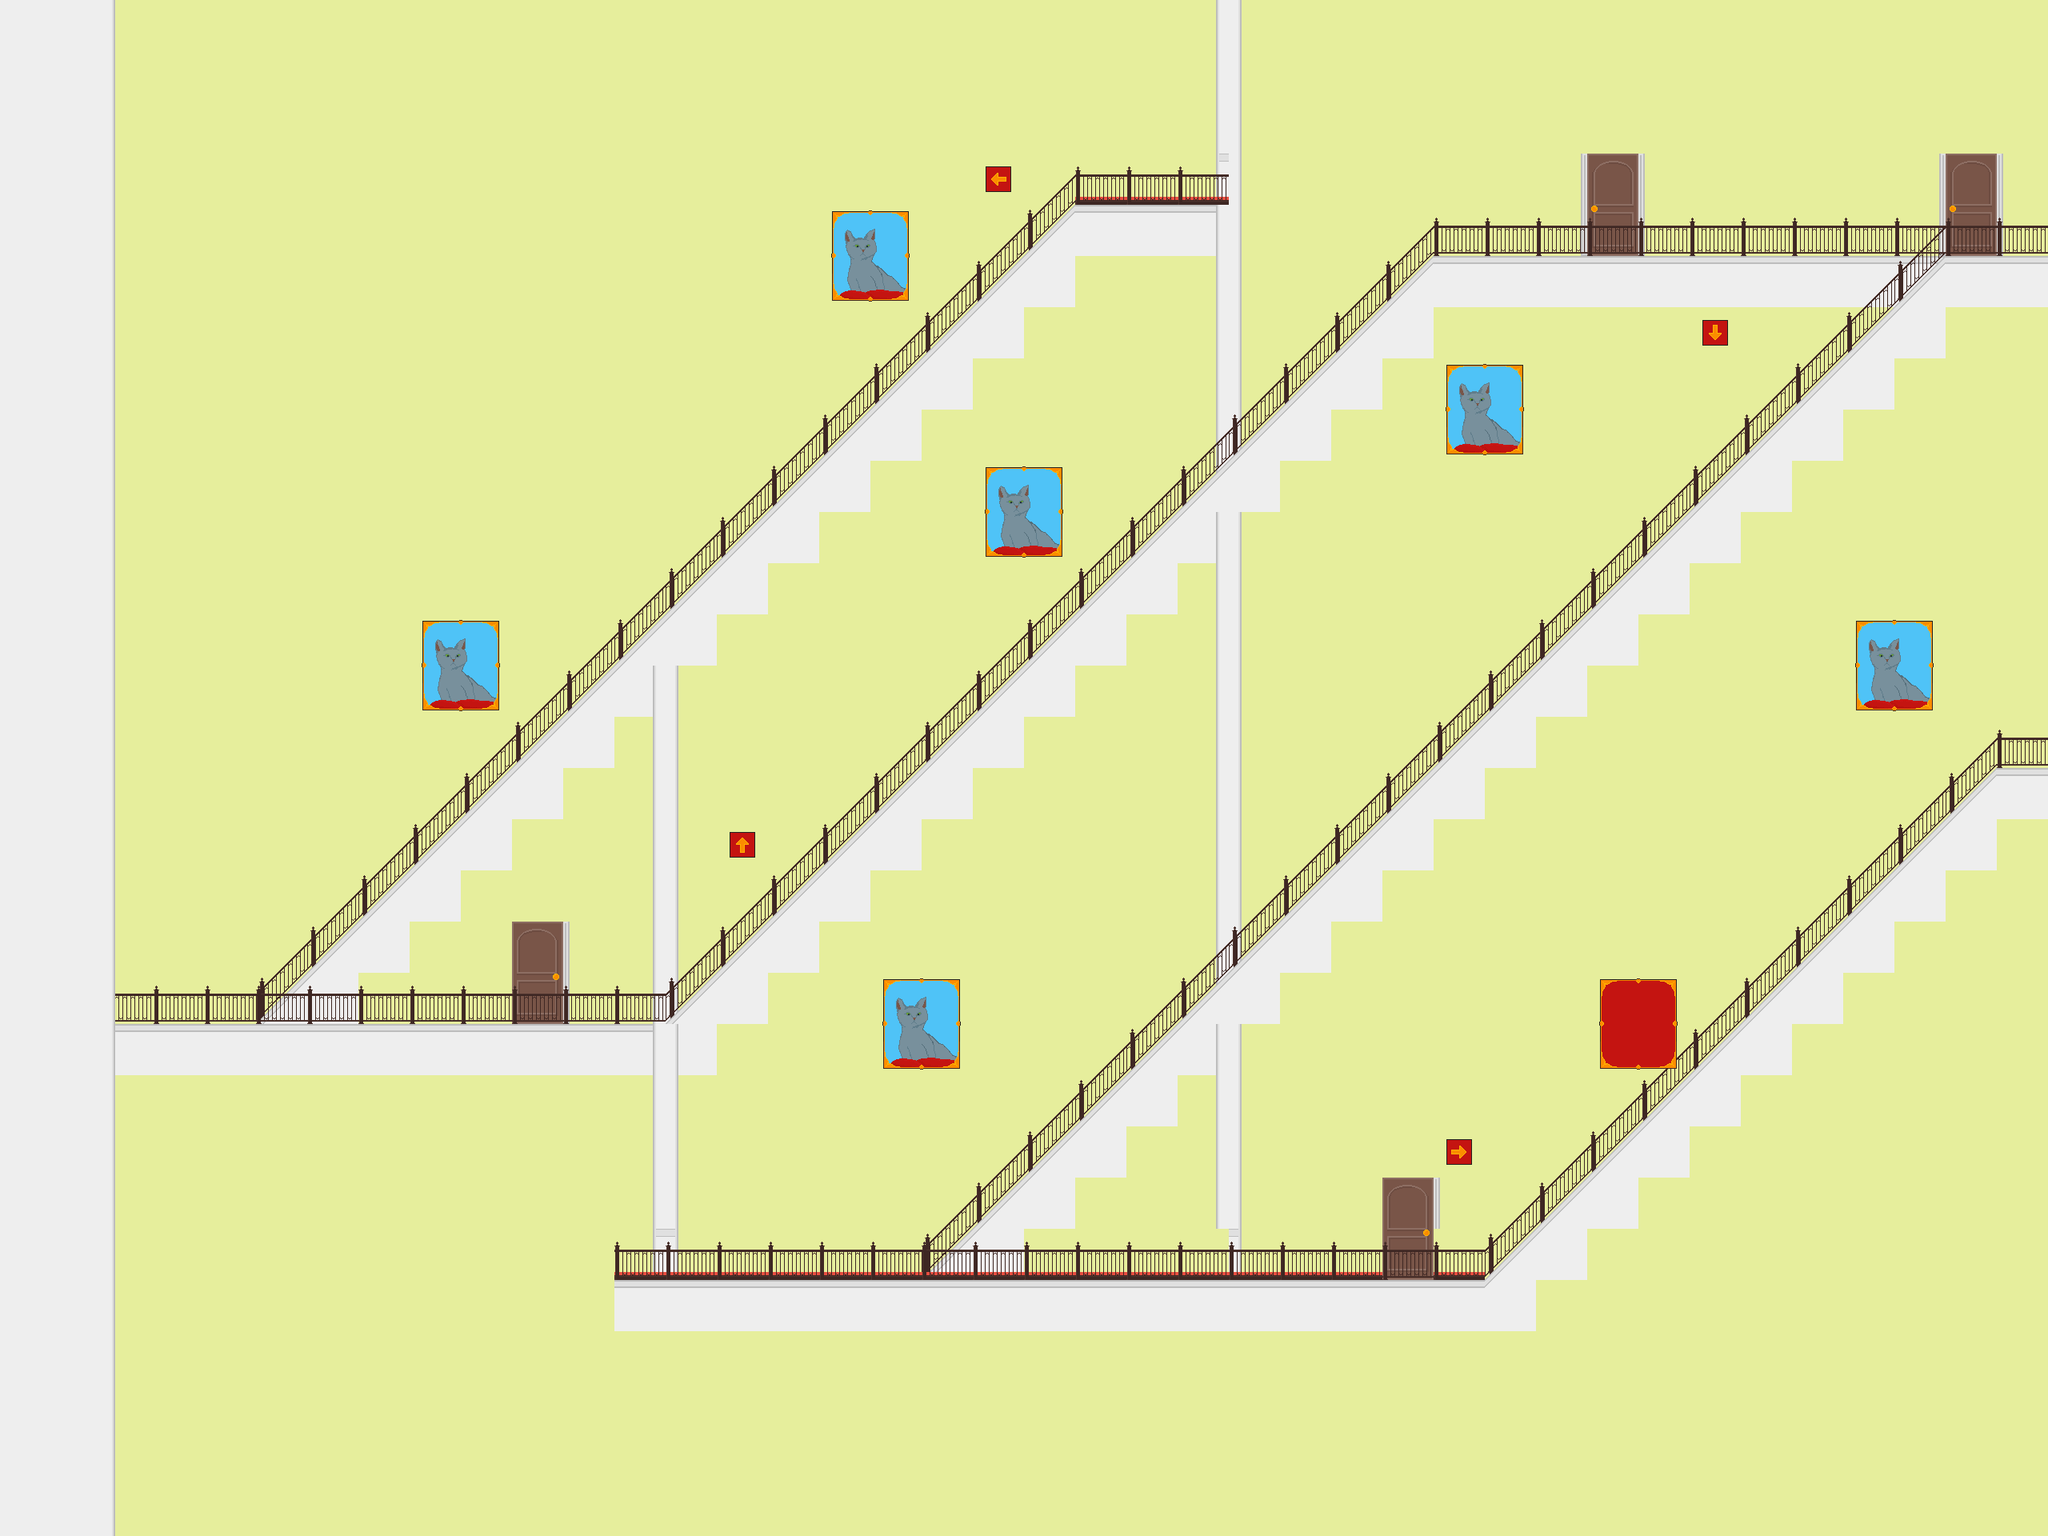

This is a level from a 2D game, rendered from its Tiled map with the project's own tilesets. A one-line summary and the map file follow, with tile-layer data summarised:
An orthogonal 40x30 tile map with 64x64 px tiles, 6 tile layers (bg, bot, Copy of bot, Copy of bot, ...), 2 tilesets and 22 objects (8x enemy, 4x trolley, 3x upOnly, right).

<map version="1.0" orientation="orthogonal" renderorder="right-down" width="40" height="30" tilewidth="64" tileheight="64" nextobjectid="83">
 <tileset firstgid="1" name="testtiles" tilewidth="64" tileheight="64" tilecount="100" columns="10">
  <image source="../graphics/testtiles.png" width="640" height="640" />
 </tileset>
 <tileset firstgid="101" name="testtiles2" tilewidth="64" tileheight="64" tilecount="100" columns="10">
  <image source="../graphics/testtiles2.png" width="640" height="640" />
 </tileset>
 <layer name="bg" width="40" height="30">
  <data>[1200 cells, 1200 non-empty, 7 distinct tile ids]</data>
 </layer>
 <layer name="bot" width="40" height="30">
  <data>[1200 cells, 92 non-empty, 11 distinct tile ids]</data>
 </layer>
 <layer name="Copy of bot" width="40" height="30">
  <data>[1200 cells, 170 non-empty, 7 distinct tile ids]</data>
 </layer>
 <layer name="Copy of bot" width="40" height="30">
  <data>[1200 cells, 15 non-empty, 2 distinct tile ids]</data>
 </layer>
 <layer name="Copy of bot" width="40" height="30">
  <data>[1200 cells, 123 non-empty, 15 distinct tile ids]</data>
 </layer>
 <layer name="foreground" width="40" height="30">
  <data>[1200 cells, 0 non-empty, 0 distinct tile ids]</data>
 </layer>
 <objectgroup name="col">
  <object id="59" x="1536" y="0">
   <polyline points="0,0 0,256 -192,256 -960,1024" />
  </object>
  <object id="60" x="128" y="0">
   <polyline points="0,0 0,1920" />
  </object>
  <object id="61" x="128" y="1280">
   <polyline points="0,0 704,0 1664,-960 1920,-960" />
  </object>
  <object id="62" x="2560" y="320">
   <polyline points="0,0 -128,0 -1152,1024" />
  </object>
  <object id="63" x="768" y="1600">
   <polyline points="0,0 1088,0 1728,-640 1792,-640" />
  </object>
 </objectgroup>
 <objectgroup name="doors">
  <object id="57" gid="69" x="1408" y="192" width="64" height="64" />
  <object id="58" name="right" gid="69" x="2496" y="896" width="64" height="64" />
 </objectgroup>
 <objectgroup name="objects">
  <object id="64" type="upOnly" x="1152" y="1600">
   <polyline points="0,0 320,-320" />
  </object>
  <object id="65" type="upOnly" x="320" y="1280">
   <polyline points="0,0 256,-256" />
  </object>
  <object id="66" type="upOnly" x="2048" y="320">
   <polyline points="0,0 384,0" />
  </object>
  <object id="67" type="enemy" gid="55" x="1600" y="1600" width="64" height="64" />
  <object id="68" type="enemy" gid="55" x="1344" y="1280" width="64" height="64" />
  <object id="70" type="enemy" gid="55" x="1920" y="704" width="64" height="64" />
  <object id="71" type="enemy" gid="55" x="2240" y="256" width="64" height="64" />
  <object id="72" type="enemy" gid="55" x="1408" y="576" width="64" height="64" />
  <object id="73" type="enemy" gid="55" x="2304" y="1088" width="64" height="64" />
  <object id="74" type="enemy" gid="55" x="896" y="576" width="64" height="64" />
  <object id="75" type="enemy" gid="55" x="448" y="960" width="64" height="64" />
  <object id="79" type="trolley" gid="45" x="2176" y="1216" width="64" height="64" />
  <object id="80" type="trolley" gid="45" x="1536" y="960" width="64" height="64" />
  <object id="81" type="trolley" gid="45" x="1088" y="832" width="64" height="64" />
  <object id="82" type="trolley" gid="45" x="576" y="640" width="64" height="64" />
 </objectgroup>
 <objectgroup name="enemies" />
 <objectgroup name="temp" visible="0" />
</map>
